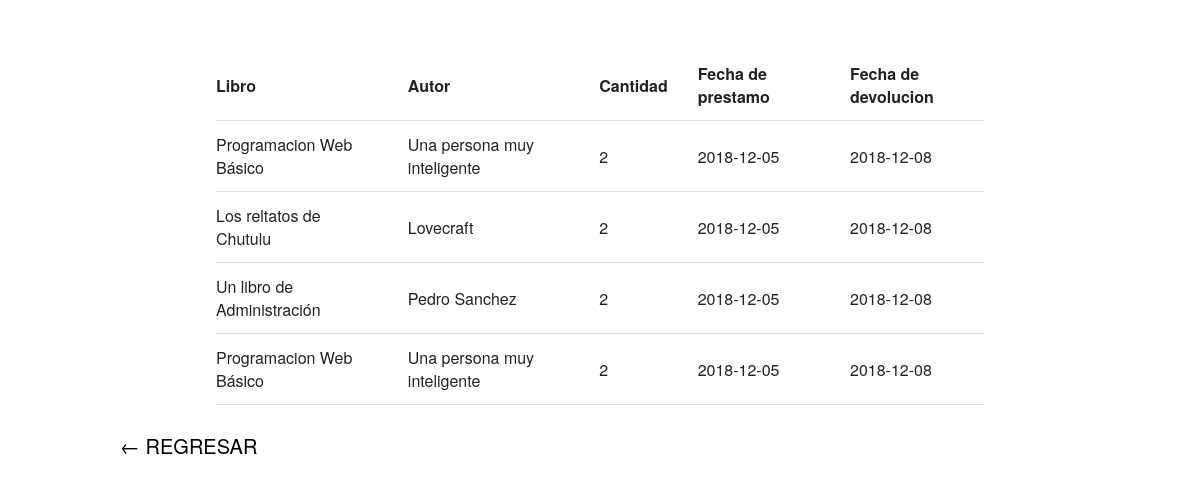
/prestamos.php, run on the app's committed database.
### tables this page shows
CREATE TABLE `prestamo` (
  `prestamo_id` int(11) NOT NULL,
  `prestamo_libro` int(11) NOT NULL,
  `prestamo_dia_prestamo` date NOT NULL,
  `prestamo_dia_devolucion` date NOT NULL,
  `prestamo_usuario` int(11) NOT NULL
);

CREATE TABLE `libro` (
  `libro_id` int(11) NOT NULL,
  `libro_titulo` varchar(255) NOT NULL,
  `libro_ISBN` varchar(255) NOT NULL,
  `libro_editorial` varchar(255) NOT NULL,
  `libro_paginas` varchar(255) NOT NULL,
  `libro_autor` varchar(255) NOT NULL,
  `libro_cantidad` int(11) NOT NULL,
  `libro_categoria` varchar(255) NOT NULL
);

### prestamos.php (the view, shortened to what this page needs)
<?php
include_once('includes/connection.php');
?>
<!DOCTYPE html lang="es">
<head>
    <link rel="stylesheet" href="assets/normalize.css">
    <link rel="stylesheet" href="assets/skeleton.css">
    <link rel="stylesheet" href="assets/style.css">
</head>
<body style="background-color: #; padding-bottom: 50px;">
<div class="container" style="margin-top: 50px;">
<div class="row">
<div class="container">
<div class="row">
<?php
$query = $pdo->query("SELECT P.*, L.* FROM prestamo P INNER JOIN libro L ON P.prestamo_libro = L.libro_id ORDER BY prestamo_id DESC");
?>
<form action="funciones.php" method="post">
    <table class="u-full-width">
        <thead>
            <tr>
                <th>Libro</th>
                <th>Autor</th>
                <th>Cantidad</th>
                <th>Fecha de prestamo</th>
                <th>Fecha de devolucion</th>
            </tr>
        </thead>
        <tbody>
<?php
foreach($query as $article){
 ?>
            <tr>
                <td><?php echo $article["libro_titulo"]; ?></td>
                <td><?php echo $article["libro_autor"]; ?></td>
                <td><?php echo $article["libro_cantidad"]; ?></td>
                <td><?php echo $article["prestamo_dia_prestamo"]; ?></td>
                <td><?php echo $article["prestamo_dia_devolucion"]; ?></td>
            </tr>
<?php } ?>
        </tbody>
    </table>
</form>
</div>
</div>
</div>
<a href="home.php" style="color: #000; font-size: 20px;">&larr; REGRESAR</a>
</div>
</body>
</html>

### assets/skeleton.css (style rules this page uses)
.container { position: relative; width: 100%; max-width: 960px; margin: 0 auto; padding: 0 20px; box-sizing: border-box; }
@media (min-width: 400px) { .container { width: 85%; padding: 0; } }
@media (min-width: 550px) { .container { width: 80%; } }
body { font-size: 1.5em; line-height: 1.6; font-weight: 400; font-family: "Raleway", "HelveticaNeue", "Helvetica Neue", Helvetica, Arial, sans-serif; color: #222; }
a { color: #1EAEDB; }
th, td { padding: 12px 15px; text-align: left; border-bottom: 1px solid #E1E1E1; }
th:first-child, td:first-child { padding-left: 0; }
th:last-child, td:last-child { padding-right: 0; }
pre, blockquote, dl, figure, table, p, ul, ol, form { margin-bottom: 2.5rem; }
.u-full-width { width: 100%; box-sizing: border-box; }
.container:after, .row:after, .u-cf { content: ""; display: table; clear: both; }

### assets/style.css (style rules this page uses)
a { text-decoration: none; }

### data on the page
prestamo: libro.libro_titulo "Programacion Web Básico", libro.libro_autor "Una persona muy inteligente", libro.libro_cantidad "2", prestamo_dia_prestamo "2018-12-05", prestamo_dia_devolucion "2018-12-08"
prestamo: libro.libro_titulo "Los reltatos de Chutulu", libro.libro_autor "Lovecraft", libro.libro_cantidad "2", prestamo_dia_prestamo "2018-12-05", prestamo_dia_devolucion "2018-12-08"
prestamo: libro.libro_titulo "Un libro de Administración", libro.libro_autor "Pedro Sanchez", libro.libro_cantidad "2", prestamo_dia_prestamo "2018-12-05", prestamo_dia_devolucion "2018-12-08"
prestamo: libro.libro_titulo "Programacion Web Básico", libro.libro_autor "Una persona muy inteligente", libro.libro_cantidad "2", prestamo_dia_prestamo "2018-12-05", prestamo_dia_devolucion "2018-12-08"
